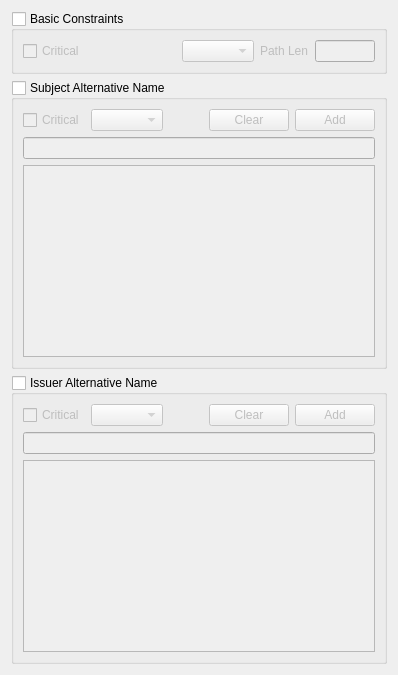
     <widget class="QWidget" name="mExtend3Tab">
      <attribute name="title">
       <string>Extend3</string>
      </attribute>
      <layout class="QVBoxLayout" name="verticalLayout_4">
       <item>
        <widget class="QGroupBox" name="mBCGroup">
         <property name="minimumSize">
          <size>
           <width>0</width>
           <height>0</height>
          </size>
         </property>
         <property name="title">
          <string>Basic Constraints</string>
         </property>
         <property name="checkable">
          <bool>true</bool>
         </property>
         <property name="checked">
          <bool>false</bool>
         </property>
         <layout class="QVBoxLayout" name="verticalLayout_14">
          <item>
           <layout class="QGridLayout" name="gridLayout_16">
            <item row="0" column="4">
             <widget class="QLineEdit" name="mBCPathLenText">
              <property name="maximumSize">
               <size>
                <width>60</width>
                <height>16777215</height>
               </size>
              </property>
             </widget>
            </item>
            <item row="0" column="2">
             <widget class="QComboBox" name="mBCCombo"/>
            </item>
            <item row="0" column="3">
             <widget class="QLabel" name="label_21">
              <property name="text">
               <string>Path Len</string>
              </property>
             </widget>
            </item>
            <item row="0" column="0">
             <widget class="QCheckBox" name="mBCCriticalCheck">
              <property name="text">
               <string>Critical</string>
              </property>
             </widget>
            </item>
            <item row="0" column="1">
             <spacer name="horizontalSpacer_9">
              <property name="orientation">
               <enum>Qt::Horizontal</enum>
              </property>
              <property name="sizeHint" stdset="0">
               <size>
                <width>40</width>
                <height>20</height>
               </size>
              </property>
             </spacer>
            </item>
           </layout>
          </item>
         </layout>
        </widget>
       </item>
       <item>
        <widget class="QGroupBox" name="mSANGroup">
         <property name="minimumSize">
          <size>
           <width>0</width>
           <height>0</height>
          </size>
         </property>
         <property name="title">
          <string>Subject Alternative Name</string>
         </property>
         <property name="checkable">
          <bool>true</bool>
         </property>
         <property name="checked">
          <bool>false</bool>
         </property>
         <layout class="QVBoxLayout" name="verticalLayout_15">
          <item>
           <layout class="QGridLayout" name="gridLayout_4">
            <item row="0" column="3">
             <widget class="QPushButton" name="mSANClearBtn">
              <property name="text">
               <string>Clear</string>
              </property>
             </widget>
            </item>
            <item row="0" column="0">
             <widget class="QCheckBox" name="mSANCriticalCheck">
              <property name="text">
               <string>Critical</string>
              </property>
             </widget>
            </item>
            <item row="0" column="1">
             <widget class="QComboBox" name="mSANCombo"/>
            </item>
            <item row="0" column="4">
             <widget class="QPushButton" name="mSANAddBtn">
              <property name="text">
               <string>Add</string>
              </property>
             </widget>
            </item>
            <item row="0" column="2">
             <spacer name="horizontalSpacer_10">
              <property name="orientation">
               <enum>Qt::Horizontal</enum>
              </property>
              <property name="sizeHint" stdset="0">
               <size>
                <width>40</width>
                <height>20</height>
               </size>
              </property>
             </spacer>
            </item>
           </layout>
          </item>
          <item>
           <widget class="QLineEdit" name="mSANText"/>
          </item>
          <item>
           <widget class="QTableWidget" name="mSANTable">
            <property name="contextMenuPolicy">
             <enum>Qt::CustomContextMenu</enum>
            </property>
            <attribute name="horizontalHeaderHighlightSections">
             <bool>false</bool>
            </attribute>
            <attribute name="verticalHeaderHighlightSections">
             <bool>false</bool>
            </attribute>
           </widget>
          </item>
         </layout>
        </widget>
       </item>
       <item>
        <widget class="QGroupBox" name="mIANGroup">
         <property name="minimumSize">
          <size>
           <width>0</width>
           <height>0</height>
          </size>
         </property>
         <property name="title">
          <string>Issuer Alternative Name</string>
         </property>
         <property name="checkable">
          <bool>true</bool>
         </property>
         <property name="checked">
          <bool>false</bool>
         </property>
         <layout class="QVBoxLayout" name="verticalLayout_16">
          <item>
           <layout class="QGridLayout" name="gridLayout_17">
            <item row="0" column="0">
             <widget class="QCheckBox" name="mIANCriticalCheck">
              <property name="text">
               <string>Critical</string>
              </property>
             </widget>
            </item>
            <item row="0" column="4">
             <widget class="QPushButton" name="mIANAddBtn">
              <property name="text">
               <string>Add</string>
              </property>
             </widget>
            </item>
            <item row="0" column="1">
             <widget class="QComboBox" name="mIANCombo"/>
            </item>
            <item row="0" column="3">
             <widget class="QPushButton" name="mIANClearBtn">
              <property name="text">
               <string>Clear</string>
              </property>
             </widget>
            </item>
            <item row="0" column="2">
             <spacer name="horizontalSpacer_11">
              <property name="orientation">
               <enum>Qt::Horizontal</enum>
              </property>
              <property name="sizeHint" stdset="0">
               <size>
                <width>40</width>
                <height>20</height>
               </size>
              </property>
             </spacer>
            </item>
           </layout>
          </item>
          <item>
           <widget class="QLineEdit" name="mIANText"/>
          </item>
          <item>
           <widget class="QTableWidget" name="mIANTable">
            <property name="contextMenuPolicy">
             <enum>Qt::CustomContextMenu</enum>
            </property>
            <attribute name="horizontalHeaderHighlightSections">
             <bool>false</bool>
            </attribute>
            <attribute name="verticalHeaderHighlightSections">
             <bool>false</bool>
            </attribute>
           </widget>
          </item>
         </layout>
        </widget>
       </item>
      </layout>
     </widget>
